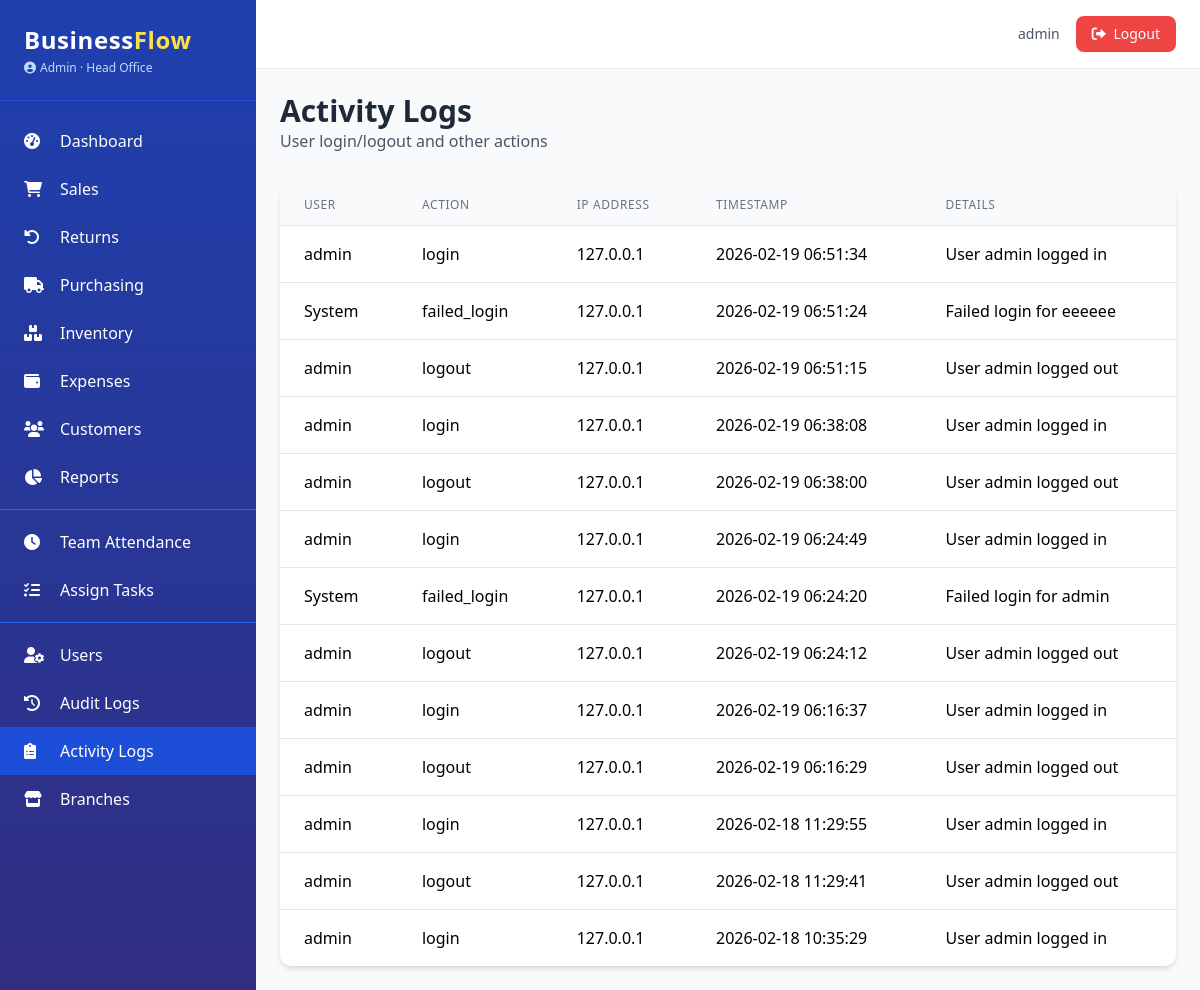
Page /admin/activity-logs (signed in) on the committed database.
### app.py (models this page shows, shortened)
class AuditMixin:
    @declared_attr
    def created_at(cls):
        return db.Column(db.DateTime, default=datetime.utcnow)

class SoftDeleteMixin:
    @classmethod
    def query_active(cls):
        return cls.query.filter(cls.deleted_at.is_(None))

class User(UserMixin, db.Model, AuditMixin, SoftDeleteMixin):
    __tablename__ = 'users'
    id = db.Column(db.Integer, primary_key=True)
    username = db.Column(db.String(80), unique=True, nullable=False)
    email = db.Column(db.String(120), unique=True, nullable=False)
    password_hash = db.Column(db.String(200), nullable=False)
    role = db.Column(db.String(20), nullable=False, default='Staff')
    branch_id = db.Column(db.Integer, db.ForeignKey('branches.id'), nullable=True)
    active = db.Column(db.Boolean, default=True)
    locale = db.Column(db.String(5), default='en')
    phone = db.Column(db.String(20))
    avatar = db.Column(db.String(200))
    last_login = db.Column(db.DateTime)
    branch = db.relationship('Branch', backref='users')
    permissions = db.Column(db.JSON, default=list)
    salary = db.Column(db.Float, nullable=True)
    pay_cycle = db.Column(db.String(20), default='monthly')
    bank_account = db.Column(db.String(50))
    tax_id = db.Column(db.String(50))
    @property
    def is_admin(self):
        return self.role == 'Admin'
    def has_permission(self, perm):
        if self.is_admin:
            return True
        return perm in (self.permissions or [])

class Branch(db.Model):
    __tablename__ = 'branches'
    id = db.Column(db.Integer, primary_key=True)
    name = db.Column(db.String(100), nullable=False)
    location = db.Column(db.String(200))
    phone = db.Column(db.String(20))
    email = db.Column(db.String(120))
    is_active = db.Column(db.Boolean, default=True)
    currency = db.Column(db.String(3), default='USD')
    created_at = db.Column(db.DateTime, default=datetime.utcnow)

class ActivityLog(db.Model):
    __tablename__ = 'activity_logs'
    id = db.Column(db.Integer, primary_key=True)
    user_id = db.Column(db.Integer, db.ForeignKey('users.id'), nullable=True)
    action = db.Column(db.String(50), nullable=False)
    ip_address = db.Column(db.String(45))
    user_agent = db.Column(db.String(200))
    timestamp = db.Column(db.DateTime, default=datetime.utcnow)
    details = db.Column(db.Text)
    user = db.relationship('User', foreign_keys=[user_id])

### app.py (the view)
@admin_bp.route('/activity-logs')
@login_required
@admin_required
def activity_logs():
    page = request.args.get('page', 1, type=int)
    per_page = app.config.get('ITEMS_PER_PAGE', 20)
    pagination = ActivityLog.query.order_by(ActivityLog.timestamp.desc()).paginate(page=page, per_page=per_page, error_out=False)
    return render_template('admin/activity_logs.html', pagination=pagination)

### app.py (called while the page is built)
@login_manager.user_loader
def load_user(user_id):
    return User.query_active().filter_by(id=int(user_id)).first()

def admin_required(f):
    @wraps(f)
    def decorated(*args, **kwargs):
        if not current_user.is_authenticated or not current_user.is_admin:
            abort(403)
        return f(*args, **kwargs)
    return decorated

@app.context_processor
def inject_now():
    return {'now': datetime.utcnow(), 'current_year': datetime.utcnow().year}

### templates/admin/activity_logs.html (shortened to what this page needs)
{% extends "base.html" %}
{% block content %}
<div class="mb-8">
    <h1 class="text-3xl font-bold text-gray-800">Activity Logs</h1>
    <p class="text-gray-600">User login/logout and other actions</p>
</div>
<div class="bg-white rounded-xl shadow-md overflow-hidden">
    <table class="min-w-full divide-y divide-gray-200">
        <thead class="bg-gray-50">
            <tr>
                <th class="px-6 py-3 text-left text-xs font-medium text-gray-500 uppercase tracking-wider">User</th>
                <th class="px-6 py-3 text-left text-xs font-medium text-gray-500 uppercase tracking-wider">Action</th>
                <th class="px-6 py-3 text-left text-xs font-medium text-gray-500 uppercase tracking-wider">IP Address</th>
                <th class="px-6 py-3 text-left text-xs font-medium text-gray-500 uppercase tracking-wider">Timestamp</th>
                <th class="px-6 py-3 text-left text-xs font-medium text-gray-500 uppercase tracking-wider">Details</th>
            </tr>
        </thead>
        <tbody class="bg-white divide-y divide-gray-200">
            {% for log in pagination.items %}
            <tr class="hover:bg-gray-50">
                <td class="px-6 py-4 whitespace-nowrap">{{ log.user.username if log.user else 'System' }}</td>
                <td class="px-6 py-4 whitespace-nowrap">{{ log.action }}</td>
                <td class="px-6 py-4 whitespace-nowrap">{{ log.ip_address or '—' }}</td>
                <td class="px-6 py-4 whitespace-nowrap">{{ log.timestamp.strftime('%Y-%m-%d %H:%M:%S') }}</td>
                <td class="px-6 py-4">{{ log.details or '—' }}</td>
            </tr>
            {% else %}
            <tr>
                <td colspan="5" class="px-6 py-4 text-center text-gray-500">No activity logs found.</td>
            </tr>
            {% endfor %}
        </tbody>
    </table>
</div>
{% endblock %}

### templates/base.html (shortened to what this page needs)
<!DOCTYPE html>
<html lang="en">
<head>
    <script src="https://cdn.tailwindcss.com"></script>
    <link rel="stylesheet" href="https://cdnjs.cloudflare.com/ajax/libs/font-awesome/6.0.0-beta3/css/all.min.css">
</head>
<body class="bg-gray-50 font-sans antialiased">
    <div class="flex h-screen">
        <aside class="w-64 bg-gradient-to-b from-blue-800 to-indigo-900 text-white flex-shrink-0 hidden md:block overflow-y-auto shadow-xl">
            <div class="p-6 border-b border-blue-700">
                <h1 class="text-2xl font-bold tracking-wide">Business<span class="text-yellow-300">Flow</span></h1>
                <p class="text-xs text-blue-200 mt-1 flex items-center">
                    <i class="fas fa-user-circle mr-1"></i> {{ current_user.role }}
                    {% if current_user.branch %}
                        · {{ current_user.branch.name }}
                    {% endif %}
                </p>
            </div>
            <nav class="mt-4 pb-6">
                {% if current_user.has_permission('access_dashboard') or current_user.is_admin %}
                <a href="{{ url_for('dashboard.index') }}" class="flex items-center py-3 px-6 hover:bg-blue-700 transition {% if request.endpoint == 'dashboard.index' %}bg-blue-700{% endif %}">
                    <i class="fas fa-tachometer-alt w-6"></i><span class="ml-3">Dashboard</span>
                </a>
                {% endif %}
                {% if current_user.has_permission('view_sales') %}
                <a href="{{ url_for('sales.list') }}" class="flex items-center py-3 px-6 hover:bg-blue-700 transition {% if request.endpoint.startswith('sales.') %}bg-blue-700{% endif %}">
                    <i class="fas fa-shopping-cart w-6"></i><span class="ml-3">Sales</span>
                </a>
                {% endif %}
                {% if current_user.has_permission('view_sales') %}
                <a href="{{ url_for('returns.list') }}" class="flex items-center py-3 px-6 hover:bg-blue-700 transition {% if request.endpoint.startswith('returns.') %}bg-blue-700{% endif %}">
                    <i class="fas fa-undo-alt w-6"></i><span class="ml-3">Returns</span>
                </a>
                {% endif %}
                {% if current_user.has_permission('view_purchases') %}
                <a href="{{ url_for('purchasing.purchase_order_list') }}" class="flex items-center py-3 px-6 hover:bg-blue-700 transition {% if request.endpoint.startswith('purchasing.') %}bg-blue-700{% endif %}">
                    <i class="fas fa-truck w-6"></i><span class="ml-3">Purchasing</span>
                </a>
                {% endif %}
                {% if current_user.has_permission('view_inventory') %}
                <a href="{{ url_for('inventory.product_list') }}" class="flex items-center py-3 px-6 hover:bg-blue-700 transition {% if request.endpoint.startswith('inventory.') %}bg-blue-700{% endif %}">
                    <i class="fas fa-boxes w-6"></i><span class="ml-3">Inventory</span>
                </a>
                {% endif %}
                {% if current_user.has_permission('view_expenses') %}
                <a href="{{ url_for('expenses.list') }}" class="flex items-center py-3 px-6 hover:bg-blue-700 transition {% if request.endpoint.startswith('expenses.') %}bg-blue-700{% endif %}">
                    <i class="fas fa-wallet w-6"></i><span class="ml-3">Expenses</span>
                </a>
                {% endif %}
                {% if current_user.has_permission('view_customers') %}
                <a href="{{ url_for('crm.customer_list') }}" class="flex items-center py-3 px-6 hover:bg-blue-700 transition {% if request.endpoint.startswith('crm.') %}bg-blue-700{% endif %}">
                    <i class="fas fa-users w-6"></i><span class="ml-3">Customers</span>
                </a>
                {% endif %}
                {% if current_user.has_permission('view_reports') %}
                <a href="{{ url_for('reports.index') }}" class="flex items-center py-3 px-6 hover:bg-blue-700 transition {% if request.endpoint.startswith('reports.') %}bg-blue-700{% endif %}">
                    <i class="fas fa-chart-pie w-6"></i><span class="ml-3">Reports</span>
                </a>
                {% endif %}
                {% if current_user.has_permission('manage_team') %}
                <div class="border-t border-blue-600 my-2"></div>
                <a href="#" class="flex items-center py-3 px-6 hover:bg-blue-700 transition">
                    <i class="fas fa-clock w-6"></i><span class="ml-3">Team Attendance</span>
                </a>
                <a href="#" class="flex items-center py-3 px-6 hover:bg-blue-700 transition">
                    <i class="fas fa-tasks w-6"></i><span class="ml-3">Assign Tasks</span>
                </a>
                {% endif %}
                {% if current_user.has_permission('manage_users') %}
                <div class="border-t border-blue-600 my-2"></div>
                <a href="{{ url_for('admin.users') }}" class="flex items-center py-3 px-6 hover:bg-blue-700 transition {% if request.endpoint == 'admin.users' %}bg-blue-700{% endif %}">
                    <i class="fas fa-user-cog w-6"></i><span class="ml-3">Users</span>
                </a>
                <a href="{{ url_for('admin.audit_logs') }}" class="flex items-center py-3 px-6 hover:bg-blue-700 transition {% if request.endpoint == 'admin.audit_logs' %}bg-blue-700{% endif %}">
                    <i class="fas fa-history w-6"></i><span class="ml-3">Audit Logs</span>
                </a>
                <a href="{{ url_for('admin.activity_logs') }}" class="flex items-center py-3 px-6 hover:bg-blue-700 transition {% if request.endpoint == 'admin.activity_logs' %}bg-blue-700{% endif %}">
                    <i class="fas fa-clipboard-list w-6"></i><span class="ml-3">Activity Logs</span>
                </a>
                <a href="#" class="flex items-center py-3 px-6 hover:bg-blue-700 transition">
                    <i class="fas fa-store w-6"></i><span class="ml-3">Branches</span>
                </a>
                {% endif %}
            </nav>
        </aside>
        <div class="flex-1 flex flex-col overflow-hidden">
            <header class="bg-white shadow-sm border-b border-gray-200">
                <div class="flex justify-between items-center py-4 px-6">
                    <div class="flex items-center space-x-4 ml-auto">
                        <span class="text-sm text-gray-600">{{ current_user.username }}</span>
                        <a href="{{ url_for('auth.logout') }}" class="bg-red-500 hover:bg-red-600 text-white px-4 py-2 rounded-lg text-sm transition shadow-sm">
                            <i class="fas fa-sign-out-alt mr-1"></i> Logout
                        </a>
                    </div>
                </div>
            </header>
            <main class="flex-1 overflow-y-auto p-6 bg-gray-50">
                {% block content %}{% endblock %}
            </main>
        </div>
    </div>
</body>
</html>

### rows in the picture
User: role "Admin", username "admin"
Branch: branch.name "Head Office"
ActivityLog: user "admin", action "login", ip_address "127.0.0.1", timestamp "2026-02-19 06:51:34", details "User admin logged in"
ActivityLog: user "System", action "failed_login", ip_address "127.0.0.1", timestamp "2026-02-19 06:51:24", details "Failed login for eeeeee"
ActivityLog: user "admin", action "logout", ip_address "127.0.0.1", timestamp "2026-02-19 06:51:15", details "User admin logged out"
ActivityLog: user "admin", action "login", ip_address "127.0.0.1", timestamp "2026-02-19 06:38:08", details "User admin logged in"
ActivityLog: user "admin", action "logout", ip_address "127.0.0.1", timestamp "2026-02-19 06:38:00", details "User admin logged out"
ActivityLog: user "admin", action "login", ip_address "127.0.0.1", timestamp "2026-02-19 06:24:49", details "User admin logged in"
ActivityLog: user "System", action "failed_login", ip_address "127.0.0.1", timestamp "2026-02-19 06:24:20", details "Failed login for admin"
ActivityLog: user "admin", action "logout", ip_address "127.0.0.1", timestamp "2026-02-19 06:24:12", details "User admin logged out"
ActivityLog: user "admin", action "login", ip_address "127.0.0.1", timestamp "2026-02-19 06:16:37", details "User admin logged in"
ActivityLog: user "admin", action "logout", ip_address "127.0.0.1", timestamp "2026-02-19 06:16:29", details "User admin logged out"
ActivityLog: user "admin", action "login", ip_address "127.0.0.1", timestamp "2026-02-18 11:29:55", details "User admin logged in"
ActivityLog: user "admin", action "logout", ip_address "127.0.0.1", timestamp "2026-02-18 11:29:41", details "User admin logged out"
ActivityLog: user "admin", action "login", ip_address "127.0.0.1", timestamp "2026-02-18 10:35:29", details "User admin logged in"
